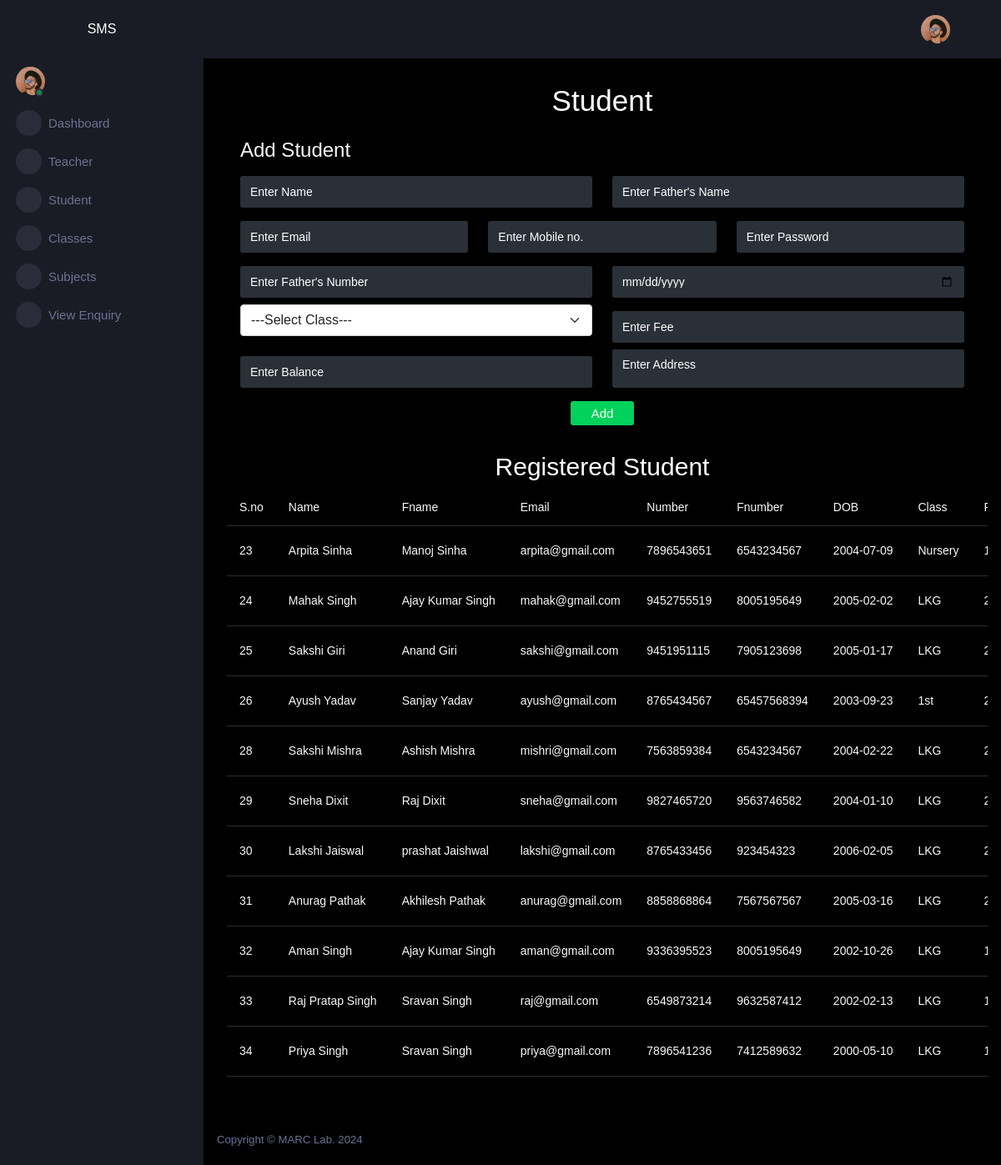
/adminapp/student (signed in), run on the app's committed database.
### user/models.py (models this page shows)
class Student(models.Model):
    id=models.AutoField(primary_key=True)
    name=models.CharField(max_length=25)
    fname=models.CharField(max_length=25)
    mobile=models.CharField(max_length=12)
    email=models.CharField(max_length=30)
    fnumber=models.CharField(max_length=11)
    dob=models.CharField(max_length=20)
    sclass=models.CharField(max_length=10)
    sfee=models.CharField(max_length=20)
    balance=models.IntegerField()
    pic=models.FileField()
    address=models.TextField()

### adminapp/views.py (the view, shortened to what this page needs)
# urls.py: path('student',views.student,name="student"),
def student(request):
    try:
        if request.session['username']!=None:
            stu=Student.objects.all()
            cl=Class.objects.all()
            sub=Class.objects.all()
            return render(request,'student.html',{'stu':stu,'cl':cl})
    except:
        return redirect('login')

### adminapp/templates/student.html (shortened to what this page needs)
{% extends "adminparent.html" %}
{% block body %}
    <div class="row">
        <div class="col-sm-12">
            <h1 style="text-align:center">Student</h1>
            <div class="row">
                <div class="col-sm-12">
                    <form method="post" class="p-3 text-light">
                        <h3>Add Student</h3>
                        <div class="row">
                            <div class="col-sm-6"><input type="text" name="name" class="form-control my-2" placeholder="Enter Name" required="True"></div>
                            <div class="col-sm-6"><input type="text" name="fname" class="form-control my-2" placeholder="Enter Father's Name" required="True"></div>
                        </div>
                        <div class="row">
                            <div class="col-sm-4"><input type="text" name="email" class="form-control my-2" placeholder="Enter Email"required="True"></div>
                            <div class="col-sm-4"><input type="number" name="number" class="form-control my-2" placeholder="Enter Mobile no."required="True"></div>
                            <div class="col-sm-4"><input type="text" name="password" class="form-control my-2" placeholder="Enter Password"required="True"></div>
                        </div>
                        <div class="row">
                            <div class="col-sm-6"><input type="number" name="fnumber" class="form-control my-2" placeholder="Enter Father's Number"required="True"></div>
                            <div class="col-sm-6"><input type="date" name="dob" class="form-control my-2" placeholder="Enter DOB"required="True"></div>
                        </div>
                        <div class="row"><div class="col-sm-6">
                            <select name="sclass" class="form-select">
                                <option value="" selected>---Select Class---</option>
                                </select>
                                </div>
                            <div class="col-sm-6"><input type="text" name="sfee" class="form-control my-2" placeholder="Enter Fee"required="True"></div>
                        </div>
                        <div class="row">
                            <div class="col-sm-6"><input type="text" name="balance" class="form-control my-2" placeholder="Enter Balance"required="True"></div>
                            <div class="col-sm-6">
                                <textarea name="address" class="form-control text-light" placeholder="Enter Address"required="True"></textarea>
                            </div>
                        </div>
                        <div class="row mt-2">
                            <div class="col-sm-12 text-center">
                                <button type="submit" class="btn btn-success d-inline-block my-auto my-2 px-4">Add</button>
                            </div>
                        </div>
                    </form>
                </div>
            </div>
            <div class="row my-3">
                <h2 class="text-center">Registered Student</h2>
                <div class="table-responsive">
                    <table class="table text-light">
                        <tr>
                            <td>S.no</td>
                            <td>Name</td>
                            <td>Fname</td>
                            <td>Email</td>
                            <td>Number</td>
                            <td>Fnumber</td>
                            <td>DOB</td>
                            <td>Class</td>
                            <td>Fee</td>
                        </tr>
                        {% for s in stu %}
                        <tr>
                            <td>{{s.id}}</td>
                            <td>{{s.name}}</td>
                            <td>{{s.fname}}</td>
                            <td>{{s.email}}</td>
                            <td>{{s.mobile}}</td>
                            <td>{{s.fnumber}}</td>
                            <td>{{s.dob}}</td>
                            <td>{{s.sclass}}</td>
                            <td>{{s.sfee}}</td>
                        </tr>
                        {% endfor %}
                    </table>
                </div>
            </div>
        </div>
    </div>
{% endblock body %}

### adminapp/templates/adminparent.html (style rules this page uses)
input { color:white !important; }
::placeholder { color:white !important; }

### data on the page
Student: id "23", name "Arpita Sinha", fname "Manoj Sinha", email "arpita@gmail.com", mobile "7896543651", fnumber "6543234567", dob "2004-07-09", sclass "Nursery"
Student: id "24", name "Mahak Singh", fname "Ajay Kumar Singh", email "mahak@gmail.com", mobile "9452755519", fnumber "8005195649", dob "2005-02-02", sclass "LKG"
Student: id "25", name "Sakshi Giri", fname "Anand Giri", email "sakshi@gmail.com", mobile "9451951115", fnumber "7905123698", dob "2005-01-17", sclass "LKG"
Student: id "26", name "Ayush Yadav", fname "Sanjay Yadav", email "ayush@gmail.com", mobile "8765434567", fnumber "65457568394", dob "2003-09-23", sclass "1st"
Student: id "28", name "Sakshi Mishra", fname "Ashish Mishra", email "mishri@gmail.com", mobile "7563859384", fnumber "6543234567", dob "2004-02-22", sclass "LKG"
Student: id "29", name "Sneha Dixit", fname "Raj Dixit", email "sneha@gmail.com", mobile "9827465720", fnumber "9563746582", dob "2004-01-10", sclass "LKG"
Student: id "30", name "Lakshi Jaiswal", fname "prashat Jaishwal", email "lakshi@gmail.com", mobile "8765433456", fnumber "923454323", dob "2006-02-05", sclass "LKG"
Student: id "31", name "Anurag Pathak", fname "Akhilesh Pathak", email "anurag@gmail.com", mobile "8858868864", fnumber "7567567567", dob "2005-03-16", sclass "LKG"
Student: id "32", name "Aman Singh", fname "Ajay Kumar Singh", email "aman@gmail.com", mobile "9336395523", fnumber "8005195649", dob "2002-10-26", sclass "LKG"
Student: id "33", name "Raj Pratap Singh", fname "Sravan Singh", email "raj@gmail.com", mobile "6549873214", fnumber "9632587412", dob "2002-02-13", sclass "LKG"
Student: id "34", name "Priya Singh", fname "Sravan Singh", email "priya@gmail.com", mobile "7896541236", fnumber "7412589632", dob "2000-05-10", sclass "LKG"
